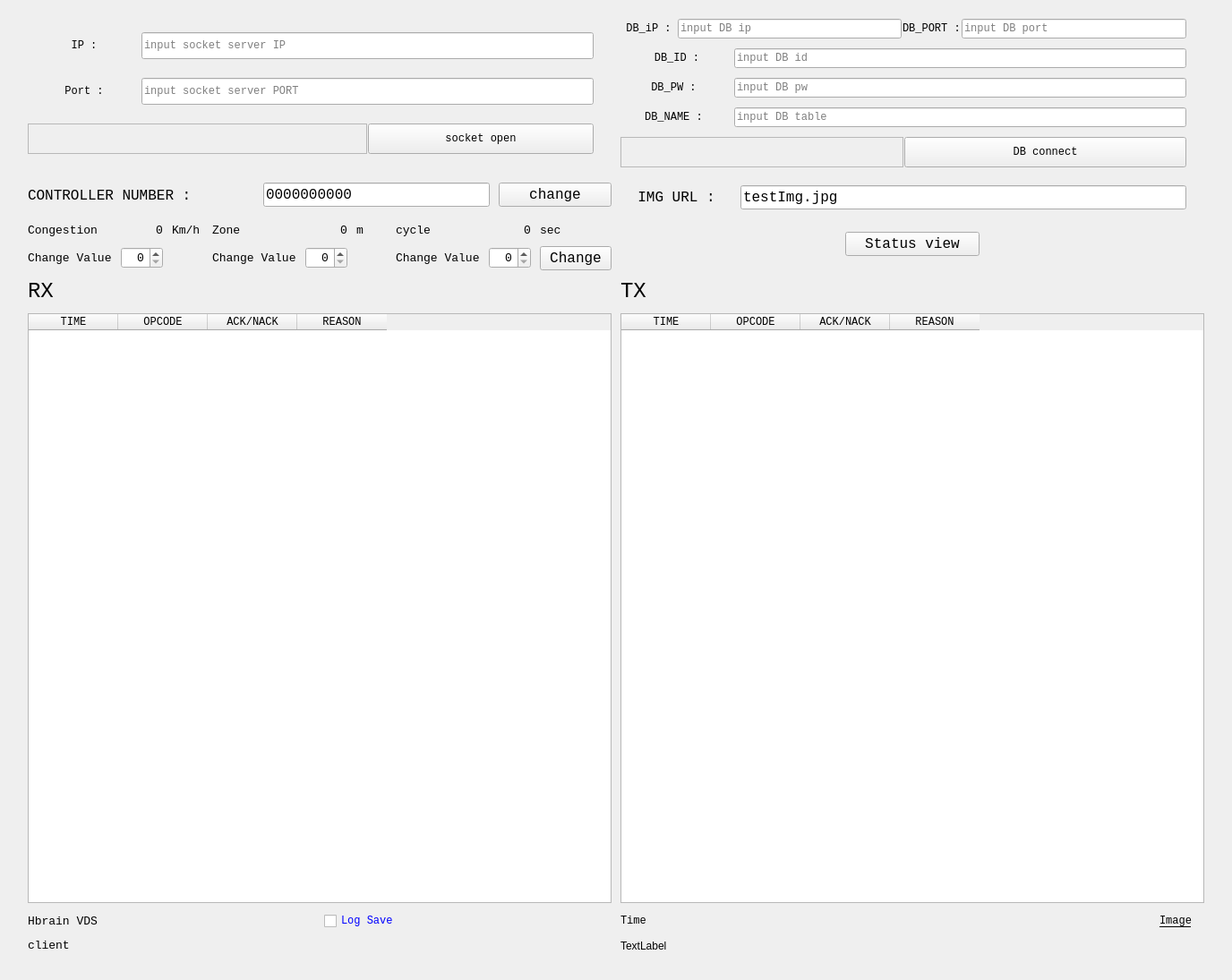
<?xml version="1.0" encoding="UTF-8"?>
<ui version="4.0">
 <class>Form</class>
 <widget class="QWidget" name="Form">
  <property name="geometry">
   <rect>
    <x>0</x>
    <y>0</y>
    <width>1376</width>
    <height>1095</height>
   </rect>
  </property>
  <property name="windowTitle">
   <string>Hbrain_VDS_comm</string>
  </property>
  <layout class="QHBoxLayout" name="horizontalLayout_6">
   <item>
    <layout class="QHBoxLayout" name="main_layout" stretch="0">
     <property name="spacing">
      <number>10</number>
     </property>
     <item>
      <layout class="QGridLayout" name="gridLayout_2" rowstretch="0,0,0,0,0,0,0,0" columnstretch="1,1">
       <property name="leftMargin">
        <number>20</number>
       </property>
       <property name="rightMargin">
        <number>20</number>
       </property>
       <property name="bottomMargin">
        <number>20</number>
       </property>
       <item row="7" column="0">
        <widget class="QLabel" name="client_status_bar">
         <property name="font">
          <font>
           <family>Consolas</family>
           <pointsize>10</pointsize>
          </font>
         </property>
         <property name="text">
          <string>client</string>
         </property>
        </widget>
       </item>
       <item row="1" column="0">
        <layout class="QHBoxLayout" name="horizontalLayout_11" stretch="2,2,1">
         <item>
          <widget class="QLabel" name="label_11">
           <property name="font">
            <font>
             <family>Consolas</family>
             <pointsize>12</pointsize>
            </font>
           </property>
           <property name="text">
            <string>CONTROLLER NUMBER : </string>
           </property>
          </widget>
         </item>
         <item>
          <widget class="QLineEdit" name="cont_num_edit">
           <property name="font">
            <font>
             <family>Consolas</family>
             <pointsize>12</pointsize>
            </font>
           </property>
           <property name="text">
            <string>0000000000</string>
           </property>
           <property name="placeholderText">
            <string>input CSN (10)</string>
           </property>
          </widget>
         </item>
         <item>
          <widget class="QPushButton" name="cont_num_change_btn">
           <property name="font">
            <font>
             <family>Consolas</family>
             <pointsize>12</pointsize>
            </font>
           </property>
           <property name="text">
            <string>change</string>
           </property>
          </widget>
         </item>
        </layout>
       </item>
       <item row="5" column="0">
        <widget class="QTableWidget" name="rx_table">
         <property name="font">
          <font>
           <family>Consolas</family>
          </font>
         </property>
         <column>
          <property name="text">
           <string>TIME</string>
          </property>
          <property name="textAlignment">
           <set>AlignCenter</set>
          </property>
         </column>
         <column>
          <property name="text">
           <string>OPCODE</string>
          </property>
          <property name="textAlignment">
           <set>AlignCenter</set>
          </property>
         </column>
         <column>
          <property name="text">
           <string>ACK/NACK</string>
          </property>
          <property name="textAlignment">
           <set>AlignCenter</set>
          </property>
         </column>
         <column>
          <property name="text">
           <string>REASON</string>
          </property>
          <property name="textAlignment">
           <set>AlignCenter</set>
          </property>
         </column>
        </widget>
       </item>
       <item row="6" column="0">
        <layout class="QGridLayout" name="gridLayout">
         <item row="0" column="0">
          <widget class="QLabel" name="status_bar">
           <property name="font">
            <font>
             <family>Consolas</family>
             <pointsize>10</pointsize>
            </font>
           </property>
           <property name="text">
            <string>Hbrain VDS</string>
           </property>
          </widget>
         </item>
         <item row="0" column="1">
          <widget class="QCheckBox" name="Log_check_box">
           <property name="font">
            <font>
             <family>Consolas</family>
            </font>
           </property>
           <property name="autoFillBackground">
            <bool>false</bool>
           </property>
           <property name="styleSheet">
            <string notr="true">color: blue;</string>
           </property>
           <property name="text">
            <string>Log Save</string>
           </property>
          </widget>
         </item>
        </layout>
       </item>
       <item row="1" column="1">
        <layout class="QVBoxLayout" name="verticalLayout">
         <item>
          <layout class="QHBoxLayout" name="horizontalLayout_2" stretch="2,8">
           <property name="spacing">
            <number>9</number>
           </property>
           <property name="topMargin">
            <number>5</number>
           </property>
           <property name="rightMargin">
            <number>20</number>
           </property>
           <item>
            <widget class="QLabel" name="label_10">
             <property name="font">
              <font>
               <family>Consolas</family>
               <pointsize>12</pointsize>
              </font>
             </property>
             <property name="text">
              <string>IMG URL :</string>
             </property>
             <property name="alignment">
              <set>Qt::AlignCenter</set>
             </property>
            </widget>
           </item>
           <item>
            <widget class="QLineEdit" name="ImgURL_Edit">
             <property name="font">
              <font>
               <family>Consolas</family>
               <pointsize>12</pointsize>
              </font>
             </property>
             <property name="text">
              <string>testImg.jpg</string>
             </property>
             <property name="alignment">
              <set>Qt::AlignLeading|Qt::AlignLeft|Qt::AlignVCenter</set>
             </property>
             <property name="placeholderText">
              <string>input Image link</string>
             </property>
            </widget>
           </item>
          </layout>
         </item>
        </layout>
       </item>
       <item row="5" column="1">
        <widget class="QTableWidget" name="tx_table">
         <property name="font">
          <font>
           <family>Consolas</family>
          </font>
         </property>
         <column>
          <property name="text">
           <string>TIME</string>
          </property>
          <property name="textAlignment">
           <set>AlignCenter</set>
          </property>
         </column>
         <column>
          <property name="text">
           <string>OPCODE</string>
          </property>
          <property name="textAlignment">
           <set>AlignCenter</set>
          </property>
         </column>
         <column>
          <property name="text">
           <string>ACK/NACK</string>
          </property>
          <property name="textAlignment">
           <set>AlignCenter</set>
          </property>
         </column>
         <column>
          <property name="text">
           <string>REASON</string>
          </property>
          <property name="textAlignment">
           <set>AlignCenter</set>
          </property>
         </column>
        </widget>
       </item>
       <item row="6" column="1">
        <layout class="QHBoxLayout" name="horizontalLayout_12" stretch="9,1">
         <item>
          <widget class="QLabel" name="time_bar">
           <property name="font">
            <font>
             <family>Consolas</family>
            </font>
           </property>
           <property name="text">
            <string>Time</string>
           </property>
          </widget>
         </item>
         <item>
          <widget class="QLabel" name="hbrain_icon">
           <property name="maximumSize">
            <size>
             <width>16777215</width>
             <height>150</height>
            </size>
           </property>
           <property name="font">
            <font>
             <family>Consolas</family>
             <pointsize>9</pointsize>
             <underline>true</underline>
            </font>
           </property>
           <property name="text">
            <string>Image</string>
           </property>
           <property name="alignment">
            <set>Qt::AlignCenter</set>
           </property>
          </widget>
         </item>
        </layout>
       </item>
       <item row="7" column="1">
        <widget class="QLabel" name="label_13">
         <property name="text">
          <string>TextLabel</string>
         </property>
        </widget>
       </item>
       <item row="0" column="0">
        <layout class="QVBoxLayout" name="socket_layout" stretch="5,5,3">
         <property name="spacing">
          <number>1</number>
         </property>
         <property name="topMargin">
          <number>5</number>
         </property>
         <item>
          <layout class="QHBoxLayout" name="horizontalLayout" stretch="2,8">
           <property name="rightMargin">
            <number>20</number>
           </property>
           <item>
            <widget class="QLabel" name="label_2">
             <property name="font">
              <font>
               <family>Consolas</family>
              </font>
             </property>
             <property name="text">
              <string>IP :</string>
             </property>
             <property name="alignment">
              <set>Qt::AlignCenter</set>
             </property>
            </widget>
           </item>
           <item>
            <widget class="QLineEdit" name="sock_ip_input">
             <property name="maximumSize">
              <size>
               <width>16777215</width>
               <height>30</height>
              </size>
             </property>
             <property name="font">
              <font>
               <family>Consolas</family>
              </font>
             </property>
             <property name="placeholderText">
              <string>input socket server IP</string>
             </property>
            </widget>
           </item>
          </layout>
         </item>
         <item>
          <layout class="QHBoxLayout" name="horizontalLayout_3" stretch="2,8">
           <property name="rightMargin">
            <number>20</number>
           </property>
           <item>
            <widget class="QLabel" name="label_3">
             <property name="font">
              <font>
               <family>Consolas</family>
              </font>
             </property>
             <property name="text">
              <string>Port :</string>
             </property>
             <property name="alignment">
              <set>Qt::AlignCenter</set>
             </property>
            </widget>
           </item>
           <item>
            <widget class="QLineEdit" name="sock_port_input">
             <property name="maximumSize">
              <size>
               <width>16777215</width>
               <height>30</height>
              </size>
             </property>
             <property name="font">
              <font>
               <family>Consolas</family>
              </font>
             </property>
             <property name="placeholderText">
              <string>input socket server PORT</string>
             </property>
            </widget>
           </item>
          </layout>
         </item>
         <item>
          <layout class="QHBoxLayout" name="horizontalLayout_4" stretch="6,4">
           <property name="rightMargin">
            <number>20</number>
           </property>
           <item>
            <widget class="QFrame" name="frame">
             <property name="frameShape">
              <enum>QFrame::StyledPanel</enum>
             </property>
             <property name="frameShadow">
              <enum>QFrame::Raised</enum>
             </property>
            </widget>
           </item>
           <item>
            <widget class="QPushButton" name="socket_open_btn">
             <property name="minimumSize">
              <size>
               <width>0</width>
               <height>34</height>
              </size>
             </property>
             <property name="font">
              <font>
               <family>Consolas</family>
              </font>
             </property>
             <property name="text">
              <string>socket open</string>
             </property>
            </widget>
           </item>
          </layout>
         </item>
        </layout>
       </item>
       <item row="2" column="0">
        <layout class="QGridLayout" name="parameter_setting" rowstretch="0,0">
         <property name="topMargin">
          <number>6</number>
         </property>
         <property name="verticalSpacing">
          <number>10</number>
         </property>
         <item row="1" column="6">
          <widget class="QLabel" name="label_16">
           <property name="font">
            <font>
             <family>Consolas</family>
             <pointsize>10</pointsize>
            </font>
           </property>
           <property name="text">
            <string>Change Value</string>
           </property>
          </widget>
         </item>
         <item row="1" column="7">
          <widget class="QSpinBox" name="congestion_cycle_edit">
           <property name="font">
            <font>
             <family>Consolas</family>
             <pointsize>10</pointsize>
            </font>
           </property>
           <property name="alignment">
            <set>Qt::AlignRight|Qt::AlignTrailing|Qt::AlignVCenter</set>
           </property>
          </widget>
         </item>
         <item row="0" column="6">
          <widget class="QLabel" name="label_18">
           <property name="font">
            <font>
             <family>Consolas</family>
             <pointsize>10</pointsize>
            </font>
           </property>
           <property name="text">
            <string>cycle</string>
           </property>
          </widget>
         </item>
         <item row="0" column="7">
          <widget class="QLabel" name="congestion_cycle_value">
           <property name="font">
            <font>
             <family>Consolas</family>
             <pointsize>10</pointsize>
            </font>
           </property>
           <property name="text">
            <string>0</string>
           </property>
           <property name="alignment">
            <set>Qt::AlignRight|Qt::AlignTrailing|Qt::AlignVCenter</set>
           </property>
           <property name="margin">
            <number>3</number>
           </property>
          </widget>
         </item>
         <item row="1" column="0">
          <widget class="QLabel" name="label_12">
           <property name="font">
            <font>
             <family>Consolas</family>
             <pointsize>10</pointsize>
            </font>
           </property>
           <property name="text">
            <string>Change Value</string>
           </property>
          </widget>
         </item>
         <item row="1" column="3">
          <widget class="QLabel" name="label_14">
           <property name="font">
            <font>
             <family>Consolas</family>
             <pointsize>10</pointsize>
            </font>
           </property>
           <property name="text">
            <string>Change Value</string>
           </property>
          </widget>
         </item>
         <item row="1" column="8">
          <widget class="QPushButton" name="congestion_change_btn">
           <property name="font">
            <font>
             <family>Consolas</family>
             <pointsize>12</pointsize>
            </font>
           </property>
           <property name="text">
            <string>Change</string>
           </property>
          </widget>
         </item>
         <item row="0" column="0">
          <widget class="QLabel" name="label_15">
           <property name="font">
            <font>
             <family>Consolas</family>
             <pointsize>10</pointsize>
            </font>
           </property>
           <property name="text">
            <string>Congestion</string>
           </property>
          </widget>
         </item>
         <item row="0" column="4">
          <widget class="QLabel" name="zone_criterion_value">
           <property name="font">
            <font>
             <family>Consolas</family>
             <pointsize>10</pointsize>
            </font>
           </property>
           <property name="text">
            <string>0</string>
           </property>
           <property name="alignment">
            <set>Qt::AlignRight|Qt::AlignTrailing|Qt::AlignVCenter</set>
           </property>
           <property name="margin">
            <number>3</number>
           </property>
          </widget>
         </item>
         <item row="0" column="1">
          <widget class="QLabel" name="congestion_criterion_value">
           <property name="font">
            <font>
             <family>Consolas</family>
             <pointsize>10</pointsize>
            </font>
           </property>
           <property name="text">
            <string>0</string>
           </property>
           <property name="alignment">
            <set>Qt::AlignRight|Qt::AlignTrailing|Qt::AlignVCenter</set>
           </property>
           <property name="margin">
            <number>3</number>
           </property>
          </widget>
         </item>
         <item row="0" column="3">
          <widget class="QLabel" name="label_17">
           <property name="font">
            <font>
             <family>Consolas</family>
             <pointsize>10</pointsize>
            </font>
           </property>
           <property name="text">
            <string>Zone</string>
           </property>
          </widget>
         </item>
         <item row="1" column="1">
          <widget class="QSpinBox" name="congestion_criterion_edit">
           <property name="font">
            <font>
             <family>Consolas</family>
             <pointsize>10</pointsize>
            </font>
           </property>
           <property name="alignment">
            <set>Qt::AlignRight|Qt::AlignTrailing|Qt::AlignVCenter</set>
           </property>
          </widget>
         </item>
         <item row="1" column="4">
          <widget class="QSpinBox" name="zone_criterion_edit">
           <property name="font">
            <font>
             <family>Consolas</family>
             <pointsize>10</pointsize>
            </font>
           </property>
           <property name="alignment">
            <set>Qt::AlignRight|Qt::AlignTrailing|Qt::AlignVCenter</set>
           </property>
          </widget>
         </item>
         <item row="0" column="2">
          <widget class="QLabel" name="label_20">
           <property name="font">
            <font>
             <family>Consolas</family>
             <pointsize>10</pointsize>
            </font>
           </property>
           <property name="text">
            <string>Km/h</string>
           </property>
          </widget>
         </item>
         <item row="0" column="5">
          <widget class="QLabel" name="label_21">
           <property name="font">
            <font>
             <family>Consolas</family>
             <pointsize>10</pointsize>
            </font>
           </property>
           <property name="text">
            <string>m</string>
           </property>
          </widget>
         </item>
         <item row="0" column="8">
          <widget class="QLabel" name="label_22">
           <property name="font">
            <font>
             <family>Consolas</family>
             <pointsize>10</pointsize>
            </font>
           </property>
           <property name="text">
            <string>sec</string>
           </property>
          </widget>
         </item>
        </layout>
       </item>
       <item row="4" column="0">
        <widget class="QLabel" name="label_8">
         <property name="font">
          <font>
           <family>Consolas</family>
           <pointsize>18</pointsize>
          </font>
         </property>
         <property name="text">
          <string>RX</string>
         </property>
         <property name="margin">
          <number>10</number>
         </property>
        </widget>
       </item>
       <item row="4" column="1">
        <widget class="QLabel" name="label_9">
         <property name="font">
          <font>
           <family>Consolas</family>
           <pointsize>18</pointsize>
          </font>
         </property>
         <property name="text">
          <string>TX</string>
         </property>
         <property name="margin">
          <number>10</number>
         </property>
        </widget>
       </item>
       <item row="0" column="1">
        <layout class="QVBoxLayout" name="db_layout">
         <property name="spacing">
          <number>1</number>
         </property>
         <property name="topMargin">
          <number>5</number>
         </property>
         <item>
          <layout class="QHBoxLayout" name="horizontalLayout_5" stretch="2,8,2,8">
           <property name="topMargin">
            <number>5</number>
           </property>
           <property name="rightMargin">
            <number>20</number>
           </property>
           <property name="bottomMargin">
            <number>5</number>
           </property>
           <item>
            <widget class="QLabel" name="label_4">
             <property name="font">
              <font>
               <family>Consolas</family>
              </font>
             </property>
             <property name="text">
              <string>DB_iP :</string>
             </property>
             <property name="alignment">
              <set>Qt::AlignCenter</set>
             </property>
            </widget>
           </item>
           <item>
            <widget class="QLineEdit" name="db_ip_input">
             <property name="font">
              <font>
               <family>Consolas</family>
              </font>
             </property>
             <property name="placeholderText">
              <string>input DB ip</string>
             </property>
            </widget>
           </item>
           <item>
            <widget class="QLabel" name="label">
             <property name="font">
              <font>
               <family>Consolas</family>
              </font>
             </property>
             <property name="text">
              <string>DB_PORT :</string>
             </property>
            </widget>
           </item>
           <item>
            <widget class="QLineEdit" name="db_port_input">
             <property name="font">
              <font>
               <family>Consolas</family>
              </font>
             </property>
             <property name="placeholderText">
              <string>input DB port</string>
             </property>
            </widget>
           </item>
          </layout>
         </item>
         <item>
          <layout class="QHBoxLayout" name="horizontalLayout_10" stretch="2,8">
           <property name="topMargin">
            <number>5</number>
           </property>
           <property name="rightMargin">
            <number>20</number>
           </property>
           <property name="bottomMargin">
            <number>5</number>
           </property>
           <item>
            <widget class="QLabel" name="label_5">
             <property name="font">
              <font>
               <family>Consolas</family>
              </font>
             </property>
             <property name="text">
              <string>DB_ID :</string>
             </property>
             <property name="alignment">
              <set>Qt::AlignCenter</set>
             </property>
            </widget>
           </item>
           <item>
            <widget class="QLineEdit" name="db_id_input">
             <property name="font">
              <font>
               <family>Consolas</family>
              </font>
             </property>
             <property name="placeholderText">
              <string>input DB id</string>
             </property>
            </widget>
           </item>
          </layout>
         </item>
         <item>
          <layout class="QHBoxLayout" name="horizontalLayout_9" stretch="2,8">
           <property name="topMargin">
            <number>5</number>
           </property>
           <property name="rightMargin">
            <number>20</number>
           </property>
           <property name="bottomMargin">
            <number>5</number>
           </property>
           <item>
            <widget class="QLabel" name="label_6">
             <property name="font">
              <font>
               <family>Consolas</family>
              </font>
             </property>
             <property name="text">
              <string>DB_PW : </string>
             </property>
             <property name="alignment">
              <set>Qt::AlignCenter</set>
             </property>
            </widget>
           </item>
           <item>
            <widget class="QLineEdit" name="db_pw_input">
             <property name="font">
              <font>
               <family>Consolas</family>
              </font>
             </property>
             <property name="echoMode">
              <enum>QLineEdit::Password</enum>
             </property>
             <property name="placeholderText">
              <string>input DB pw</string>
             </property>
            </widget>
           </item>
          </layout>
         </item>
         <item>
          <layout class="QHBoxLayout" name="horizontalLayout_8" stretch="2,8">
           <property name="topMargin">
            <number>5</number>
           </property>
           <property name="rightMargin">
            <number>20</number>
           </property>
           <property name="bottomMargin">
            <number>5</number>
           </property>
           <item>
            <widget class="QLabel" name="label_7">
             <property name="font">
              <font>
               <family>Consolas</family>
              </font>
             </property>
             <property name="text">
              <string>DB_NAME : </string>
             </property>
             <property name="alignment">
              <set>Qt::AlignCenter</set>
             </property>
            </widget>
           </item>
           <item>
            <widget class="QLineEdit" name="db_name_input">
             <property name="font">
              <font>
               <family>Consolas</family>
              </font>
             </property>
             <property name="placeholderText">
              <string>input DB table</string>
             </property>
            </widget>
           </item>
          </layout>
         </item>
         <item>
          <layout class="QHBoxLayout" name="horizontalLayout_7" stretch="0,0">
           <property name="topMargin">
            <number>5</number>
           </property>
           <property name="rightMargin">
            <number>20</number>
           </property>
           <property name="bottomMargin">
            <number>5</number>
           </property>
           <item>
            <widget class="QFrame" name="frame_4">
             <property name="frameShape">
              <enum>QFrame::StyledPanel</enum>
             </property>
             <property name="frameShadow">
              <enum>QFrame::Raised</enum>
             </property>
            </widget>
           </item>
           <item>
            <widget class="QPushButton" name="db_connect_btn">
             <property name="minimumSize">
              <size>
               <width>0</width>
               <height>34</height>
              </size>
             </property>
             <property name="font">
              <font>
               <family>Consolas</family>
              </font>
             </property>
             <property name="text">
              <string>DB connect</string>
             </property>
            </widget>
           </item>
          </layout>
         </item>
        </layout>
       </item>
       <item row="2" column="1">
        <layout class="QGridLayout" name="gridLayout_3">
         <item row="0" column="0">
          <widget class="QPushButton" name="status_btn">
           <property name="maximumSize">
            <size>
             <width>150</width>
             <height>16777215</height>
            </size>
           </property>
           <property name="font">
            <font>
             <family>Consolas</family>
             <pointsize>12</pointsize>
            </font>
           </property>
           <property name="text">
            <string>Status view</string>
           </property>
          </widget>
         </item>
        </layout>
       </item>
      </layout>
     </item>
    </layout>
   </item>
  </layout>
 </widget>
 <resources/>
 <connections/>
</ui>
